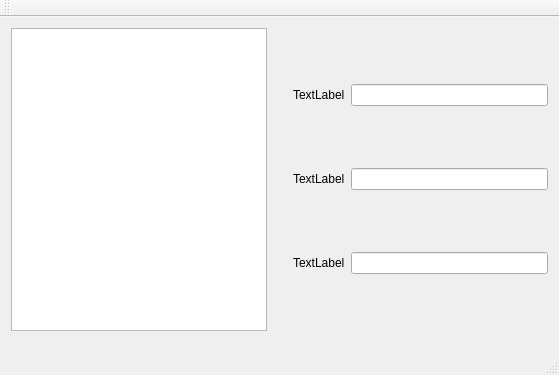
<?xml version="1.0" encoding="UTF-8"?>
<ui version="4.0">
 <class>MainWindow</class>
 <widget class="QMainWindow" name="MainWindow">
  <property name="geometry">
   <rect>
    <x>0</x>
    <y>0</y>
    <width>559</width>
    <height>375</height>
   </rect>
  </property>
  <property name="maximumSize">
   <size>
    <width>559</width>
    <height>375</height>
   </size>
  </property>
  <property name="windowTitle">
   <string>MainWindow</string>
  </property>
  <widget class="QWidget" name="centralWidget">
   <property name="maximumSize">
    <size>
     <width>559</width>
     <height>325</height>
    </size>
   </property>
   <layout class="QGridLayout" name="gridLayout_5">
    <item row="0" column="0">
     <layout class="QGridLayout" name="gridLayout_4">
      <item row="0" column="2">
       <layout class="QGridLayout" name="gridLayout">
        <item row="1" column="0">
         <widget class="QLabel" name="label_2">
          <property name="text">
           <string>TextLabel</string>
          </property>
         </widget>
        </item>
        <item row="0" column="1">
         <widget class="QLineEdit" name="lineEdit"/>
        </item>
        <item row="2" column="1">
         <widget class="QLineEdit" name="lineEdit_3"/>
        </item>
        <item row="0" column="0">
         <widget class="QLabel" name="label">
          <property name="text">
           <string>TextLabel</string>
          </property>
         </widget>
        </item>
        <item row="1" column="1">
         <widget class="QLineEdit" name="lineEdit_2"/>
        </item>
        <item row="2" column="0">
         <widget class="QLabel" name="label_3">
          <property name="text">
           <string>TextLabel</string>
          </property>
         </widget>
        </item>
       </layout>
      </item>
      <item row="0" column="0">
       <widget class="QGraphicsView" name="graphicsView"/>
      </item>
      <item row="0" column="1">
       <spacer name="verticalSpacer">
        <property name="orientation">
         <enum>Qt::Vertical</enum>
        </property>
        <property name="sizeHint" stdset="0">
         <size>
          <width>20</width>
          <height>40</height>
         </size>
        </property>
       </spacer>
      </item>
     </layout>
    </item>
   </layout>
  </widget>
  <widget class="QMenuBar" name="menuBar">
   <property name="geometry">
    <rect>
     <x>0</x>
     <y>0</y>
     <width>559</width>
     <height>18</height>
    </rect>
   </property>
  </widget>
  <widget class="QToolBar" name="mainToolBar">
   <attribute name="toolBarArea">
    <enum>TopToolBarArea</enum>
   </attribute>
   <attribute name="toolBarBreak">
    <bool>false</bool>
   </attribute>
  </widget>
  <widget class="QStatusBar" name="statusBar"/>
 </widget>
 <layoutdefault spacing="6" margin="11"/>
 <resources/>
 <connections/>
</ui>
